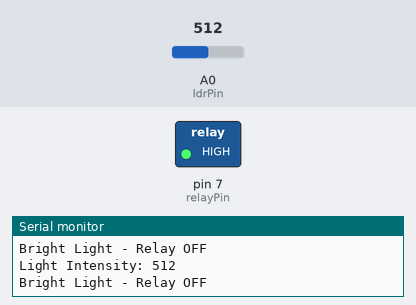
Recording of a sketch running on a simulated Arduino Uno, built with avr-gcc and run on an emulated ATmega328P. Parts: switched loads named in the sketch (green lamp = pin HIGH), the last lines printed to the serial monitor. The inputs (shaded band) are chosen by the test bench; at power-on: A0 (ldrPin) = 512.

Above: at 1.3 s.
1.4 s: A0 (ldrPin) set to 410
2.9 s: A0 (ldrPin) set to 382
At 4.1 s:
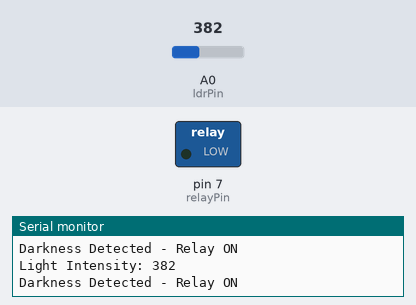
4.5 s: A0 (ldrPin) set to 511
At 5.3 s:
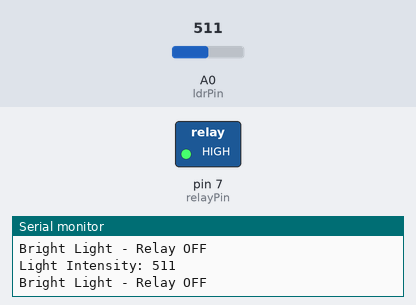
6.0 s: A0 (ldrPin) set to 390
At 6.5 s:
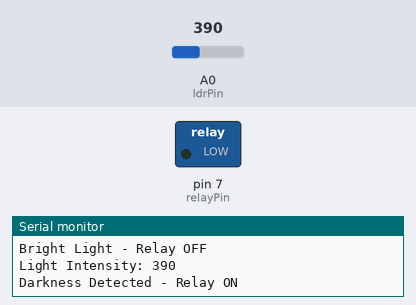
Timing chart, 0 to 8.5 s (numbered marks = the images above; inputs shaded):
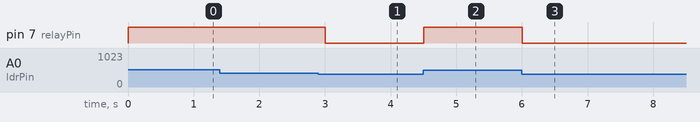

Measured:
- the behaviour switches between 400 and 399 on A0 (ldrPin) (found by bisection; images 0 and 1)
- after the input at 2.9 s, pin 7 (relayPin): HIGH → LOW after 0.10 s
- after the input at 4.5 s, pin 7 (relayPin): LOW → HIGH at once
- after the input at 6.0 s, pin 7 (relayPin): HIGH → LOW at once

The sketch:

LDR_Relay.ino
```cpp
const int ldrPin = A0;
const int relayPin = 7;

int lightValue = 0;
int threshold = 400;

void setup() {
  pinMode(relayPin, OUTPUT);

  Serial.begin(9600);

  digitalWrite(relayPin, HIGH);
}

void loop() {

  lightValue = analogRead(ldrPin);

  Serial.print("Light Intensity: ");
  Serial.println(lightValue);

  if (lightValue < threshold) {
    digitalWrite(relayPin, LOW);
    Serial.println("Darkness Detected - Relay ON");
  }
  else {
    digitalWrite(relayPin, HIGH);
    Serial.println("Bright Light - Relay OFF");
  }

  delay(500);
}
```
